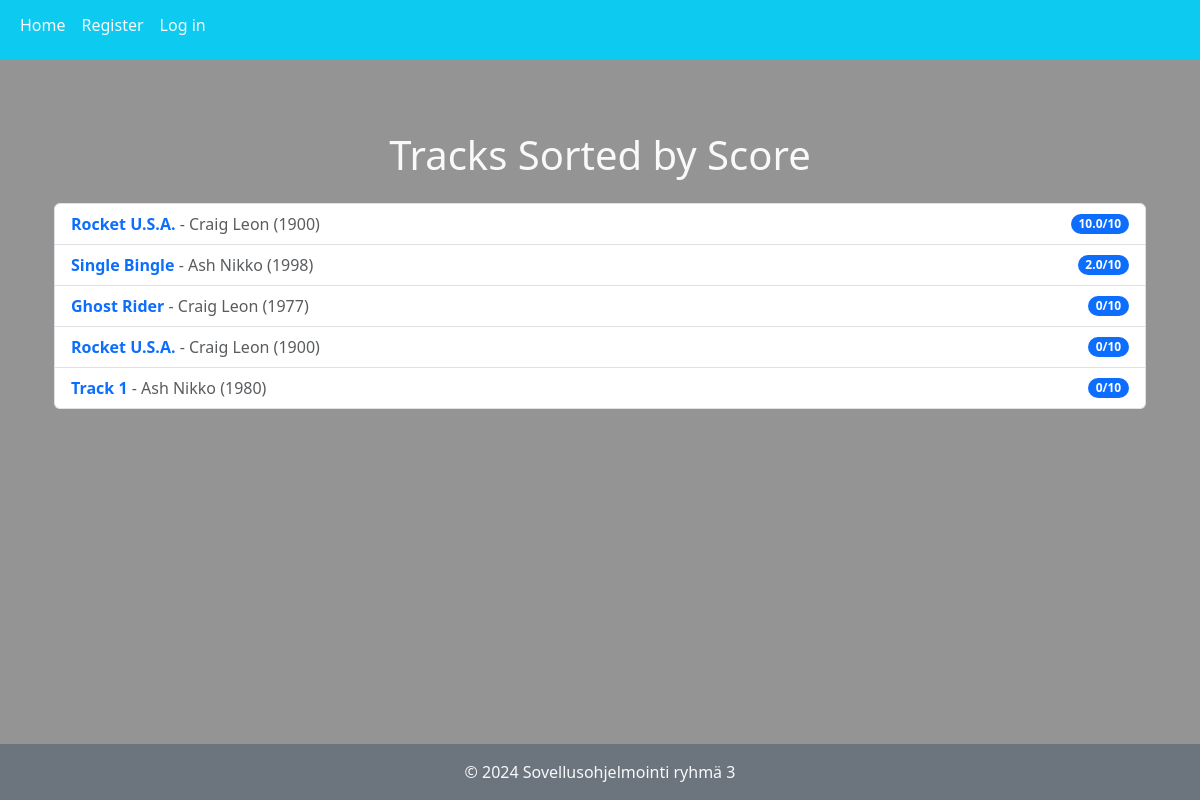
The page /top_tracks/ on the database as committed earlier.
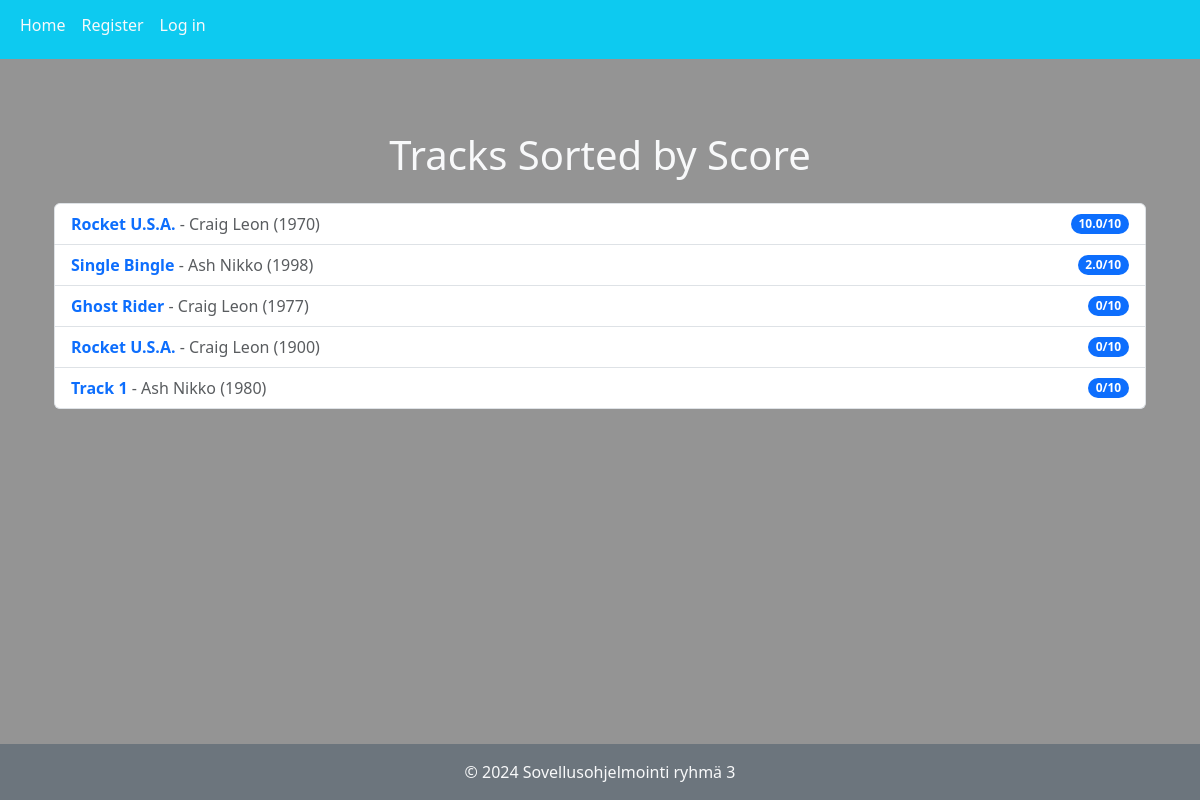
The same page on the database as committed later.
### music_app/models.py (models this page shows, shortened)
class Track(models.Model):
    name = models.CharField(max_length=300)
    length = models.IntegerField(default=0) # Length in seconds
    artist = models.ForeignKey(Artist, on_delete=models.CASCADE, null=True)
    album = models.ForeignKey(Album, on_delete=models.SET_NULL, null=True)
    release_year = models.IntegerField(default=1900,
                                       validators=[
                                           MaxValueValidator(datetime.datetime.now().year),
                                           MinValueValidator(1900)
                                       ])
    def get_avg_score(self):
        reviews = Review.objects.filter(
            content_type= ContentType.objects.get_for_model(self),
            object_id=self.id)
        if len(reviews) == 0:
            return 0
        else:
            combined_sum = 0
            for review in reviews:
                combined_sum += review.rating
            return combined_sum / len(reviews)

class Artist(models.Model):
    name = models.CharField(max_length=100)

class Review(models.Model):
    content_type = models.ForeignKey(ContentType, on_delete=models.CASCADE) # Song or album?
    object_id = models.PositiveIntegerField() # ID of song or album
    target_object = GenericForeignKey('content_type', 'object_id')
    content = models.TextField()
    rating = models.IntegerField(default=0,
                                validators=[
                                    MaxValueValidator(10),
                                    MinValueValidator(0),
                                ])
    date_created = models.DateField(auto_now_add=True)
    is_public = models.BooleanField(default=False) # Public means other users can see this review
    creator = models.ForeignKey(User, on_delete=models.CASCADE)

### music_app/views.py (the view)
# urls.py: path('top_tracks/', views.top_tracks_list, name='top_tracks_list'),
def top_tracks_list(request):
    tracks = sort_by_score(Track.objects.all())
    return render(request, 'music_app/top_rated_tracks.html', {'tracks': tracks})

### music_app/views.py (called while the page is built)
def sort_by_score(things:QuerySet):
    result = list(things)
    for thing in result:
        for other_thing in result:
            if other_thing != thing:
                if thing.get_avg_score() > other_thing.get_avg_score():
                    original_idx = result.index(thing)
                    other_idx = result.index(other_thing)
                    result.insert(other_idx, result.pop(original_idx))
                    break
                elif thing.get_avg_score() == other_thing.get_avg_score():
                    if thing.name < other_thing.name:
                        original_idx = result.index(thing)
                        other_idx = result.index(other_thing)
                        result.insert(other_idx, result.pop(original_idx))
                        break
    return result

### music_app/templates/music_app/top_rated_tracks.html
{% extends "music_app/base.html" %}
{% block content %}
<div class="container my-5">
    <h1 class="text-center mb-4 text-light">Tracks Sorted by Score</h1>
    <ul class="list-group">
        {% for track in tracks %}
        <li class="list-group-item d-flex justify-content-between align-items-center">
            <div>
                <a href="{% url 'music_app:track_details' track_id=track.id %}" class="text-decoration-none">
                    <strong>{{ track.name }}</strong>
                </a>
                <span class="text-muted">- {{ track.artist.name }} ({{ track.release_year }})</span>
            </div>
            <span class="badge bg-primary rounded-pill">{{ track.get_avg_score }}/10</span>
        </li>
        {% endfor %}
    </ul>
</div>
{% endblock %}

Rows that differ between the two databases and show on the page:
changed Track (number 1 of 5 on the later page): release_year "1900" → "1970"
